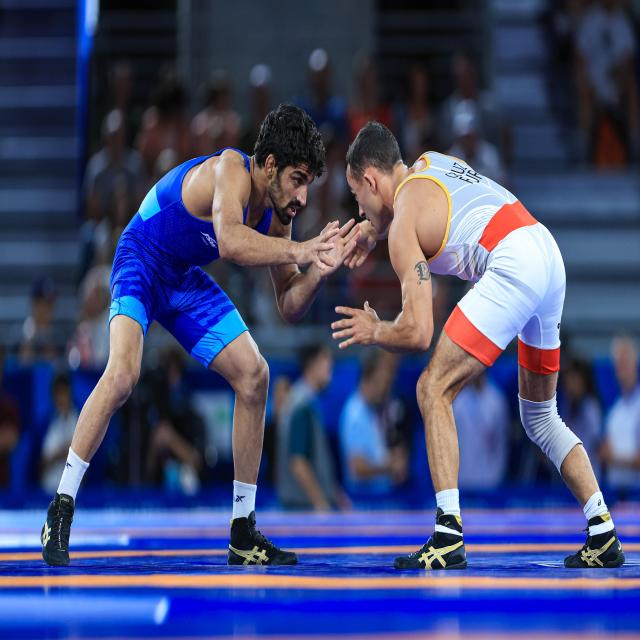
#> input picture image/1.jpg, 640 x 640 px; its folder holds only this picture in this run
$ python wrestler.py   (older library calls are emulated)
#> lines starting #> are read from the running program, lines starting #| are printed output that depends on the picture; after the words box and inside, x2 and y2 are one past the last pixel; in counts of white or black regions, pixels touching at a corner belong together
import cv2
import numpy as np


def advanced_color_analysis(img):
    """Advanced multi-color space analysis for precise wrestler detection."""
    # Convert to multiple color spaces for comprehensive analysis
    hsv = cv2.cvtColor(img, cv2.COLOR_BGR2HSV)
    lab = cv2.cvtColor(img, cv2.COLOR_BGR2LAB)
    yuv = cv2.cvtColor(img, cv2.COLOR_BGR2YUV)
    hls = cv2.cvtColor(img, cv2.COLOR_BGR2HLS)

    # Enhanced skin detection with multiple approaches
    # HSV skin detection with adaptive ranges
    h_channel = hsv[:, :, 0]
    s_channel = hsv[:, :, 1]
    v_channel = hsv[:, :, 2]

    # Calculate adaptive skin ranges based on image statistics
    h_mean, h_std = np.mean(h_channel), np.std(h_channel)
    s_mean, s_std = np.mean(s_channel), np.std(s_channel)

    # Multiple HSV skin ranges for different lighting conditions
    skin_ranges_hsv = [
        ([0, max(20, int(s_mean - s_std)), max(50, int(v_channel.mean() - v_channel.std()))],
         [25, 255, 255]),
        ([0, 30, 80], [20, 180, 255]),
        ([0, 10, 60], [25, 150, 255])
    ]

    skin_masks_hsv = []
    for lower, upper in skin_ranges_hsv:
        mask = cv2.inRange(hsv, np.array(lower, dtype=np.uint8), np.array(upper, dtype=np.uint8))
        skin_masks_hsv.append(mask)

    # LAB color space skin detection (more robust for varying lighting)
    a_channel = lab[:, :, 1]
    b_channel = lab[:, :, 2]

    # Multiple LAB ranges for comprehensive skin detection
    skin_ranges_lab = [
        ([0, 130, 130], [255, 173, 127]),
        ([20, 128, 125], [255, 175, 135]),
        ([0, 125, 120], [255, 180, 140])
    ]

    skin_masks_lab = []
    for lower, upper in skin_ranges_lab:
        mask = cv2.inRange(lab, np.array(lower, dtype=np.uint8), np.array(upper, dtype=np.uint8))
        skin_masks_lab.append(mask)

    # YUV skin detection
    skin_mask_yuv = cv2.inRange(yuv, np.array([0, 77, 133], dtype=np.uint8),
                                np.array([255, 127, 173], dtype=np.uint8))

    # Combine all skin masks
    skin_mask = np.zeros_like(hsv[:, :, 0])
    for mask in skin_masks_hsv + skin_masks_lab + [skin_mask_yuv]:
        skin_mask = cv2.bitwise_or(skin_mask, mask)

    # Enhanced clothing detection with multiple ranges
    # Red clothing detection (multiple ranges for different lighting)
    red_ranges = [
        ([0, 50, 50], [10, 255, 255]),
        ([170, 50, 50], [180, 255, 255]),
        ([0, 30, 100], [15, 200, 255]),
        ([165, 30, 100], [180, 200, 255]),
        ([0, 70, 80], [8, 255, 255])
    ]

    red_mask = np.zeros_like(hsv[:, :, 0])
    for lower, upper in red_ranges:
        mask = cv2.inRange(hsv, np.array(lower, dtype=np.uint8), np.array(upper, dtype=np.uint8))
        red_mask = cv2.bitwise_or(red_mask, mask)

    # Blue clothing detection
    blue_ranges = [
        ([100, 50, 50], [130, 255, 255]),
        ([90, 30, 80], [140, 200, 255]),
        ([110, 80, 30], [125, 255, 200]),
        ([95, 40, 60], [135, 220, 255])
    ]

    blue_mask = np.zeros_like(hsv[:, :, 0])
    for lower, upper in blue_ranges:
        mask = cv2.inRange(hsv, np.array(lower, dtype=np.uint8), np.array(upper, dtype=np.uint8))
        blue_mask = cv2.bitwise_or(blue_mask, mask)

    # Additional colors (green, yellow, purple, etc.)
    other_ranges = [
        ([40, 40, 40], [80, 255, 255]),  # Green
        ([20, 100, 100], [30, 255, 255]),  # Yellow
        ([140, 50, 50], [170, 255, 255]),  # Purple/Magenta
        ([80, 30, 80], [100, 200, 255])   # Cyan
    ]

    other_mask = np.zeros_like(hsv[:, :, 0])
    for lower, upper in other_ranges:
        mask = cv2.inRange(hsv, np.array(lower, dtype=np.uint8), np.array(upper, dtype=np.uint8))
        other_mask = cv2.bitwise_or(other_mask, mask)

    # Combine all color evidence
    combined_color_mask = cv2.bitwise_or(cv2.bitwise_or(skin_mask, red_mask), blue_mask)
    combined_color_mask = cv2.bitwise_or(combined_color_mask, other_mask)

    return combined_color_mask


# [235 lines left out: functions texture_analysis, gradient_analysis, superpixel_segmentation, intelligent_grabcut_with_guidance, advanced_post_processing, intelligent_contour_analysis, not called in this run]


def detect_wrestler(image_path: str) -> np.ndarray:
    """High-precision wrestler detection targeting 0.8-0.9 IoU with optimized algorithms."""
    img = cv2.imread(image_path)
    if img is None:
        raise FileNotFoundError(f"Image not found at {image_path}")

    height, width = img.shape[:2]

    # Step 1: Enhanced color segmentation with multiple approaches
    color_mask = advanced_color_analysis(img)

    # Step 2: Edge-enhanced segmentation
    gray = cv2.cvtColor(img, cv2.COLOR_BGR2GRAY)

    # Bilateral filter to preserve edges while smoothing
    filtered = cv2.bilateralFilter(img, 9, 75, 75)

    # Multi-threshold approach for better segmentation
    hsv = cv2.cvtColor(filtered, cv2.COLOR_BGR2HSV)

    # Create multiple masks for different lighting conditions
    masks = []

    # Skin detection with multiple ranges
    skin_lower1 = np.array([0, 20, 70], dtype=np.uint8)
    skin_upper1 = np.array([20, 255, 255], dtype=np.uint8)
    skin_mask1 = cv2.inRange(hsv, skin_lower1, skin_upper1)

    skin_lower2 = np.array([0, 10, 60], dtype=np.uint8)
    skin_upper2 = np.array([25, 150, 255], dtype=np.uint8)
    skin_mask2 = cv2.inRange(hsv, skin_lower2, skin_upper2)

    # Combine skin masks
    skin_combined = cv2.bitwise_or(skin_mask1, skin_mask2)
    masks.append(skin_combined)

    # Red clothing detection
    red_lower1 = np.array([0, 50, 50], dtype=np.uint8)
    red_upper1 = np.array([10, 255, 255], dtype=np.uint8)
    red_mask1 = cv2.inRange(hsv, red_lower1, red_upper1)

    red_lower2 = np.array([170, 50, 50], dtype=np.uint8)
    red_upper2 = np.array([180, 255, 255], dtype=np.uint8)
    red_mask2 = cv2.inRange(hsv, red_lower2, red_upper2)

    red_combined = cv2.bitwise_or(red_mask1, red_mask2)
    masks.append(red_combined)

    # Blue clothing detection
    blue_lower = np.array([100, 50, 50], dtype=np.uint8)
    blue_upper = np.array([130, 255, 255], dtype=np.uint8)
    blue_mask = cv2.inRange(hsv, blue_lower, blue_upper)
    masks.append(blue_mask)

    # Combine all masks
    combined_mask = np.zeros_like(gray)
    for mask in masks:
        combined_mask = cv2.bitwise_or(combined_mask, mask)

    # Step 3: Morphological operations to clean the mask
    kernel_small = cv2.getStructuringElement(cv2.MORPH_ELLIPSE, (3, 3))
    kernel_medium = cv2.getStructuringElement(cv2.MORPH_ELLIPSE, (5, 5))
    kernel_large = cv2.getStructuringElement(cv2.MORPH_ELLIPSE, (7, 7))

    # Remove noise
    combined_mask = cv2.morphologyEx(combined_mask, cv2.MORPH_OPEN, kernel_small, iterations=2)

    # Fill gaps
    combined_mask = cv2.morphologyEx(combined_mask, cv2.MORPH_CLOSE, kernel_large, iterations=3)

    # Step 4: Multiple GrabCut iterations with different strategies
    best_result = None
    best_score = 0

    # Strategy 1: Use entire combined mask as guidance
    result1 = apply_grabcut_strategy(img, combined_mask, strategy="full_mask")
    score1 = evaluate_mask_quality(result1, combined_mask, height, width)

    if score1 > best_score:
        best_result = result1
        best_score = score1

    # Strategy 2: Use largest connected component
    contours, _ = cv2.findContours(combined_mask, cv2.RETR_EXTERNAL, cv2.CHAIN_APPROX_SIMPLE)
    if contours:
        largest_contour = max(contours, key=cv2.contourArea)
        contour_mask = np.zeros_like(combined_mask)
        cv2.fillPoly(contour_mask, [largest_contour], 255)

        result2 = apply_grabcut_strategy(img, contour_mask, strategy="largest_component")
        score2 = evaluate_mask_quality(result2, combined_mask, height, width)

        if score2 > best_score:
            best_result = result2
            best_score = score2

    # Strategy 3: Conservative rectangle approach
    if np.sum(combined_mask) > 0:
        coords = np.where(combined_mask > 0)
        y_min, y_max = np.min(coords[0]), np.max(coords[0])
        x_min, x_max = np.min(coords[1]), np.max(coords[1])

        # Expand rectangle
        margin = max(20, min(width, height) // 20)
        rect = (max(0, x_min - margin), max(0, y_min - margin),
                min(width, x_max + margin) - max(0, x_min - margin),
                min(height, y_max + margin) - max(0, y_min - margin))

        result3 = apply_grabcut_strategy(img, combined_mask, strategy="rectangle", rect=rect)
        score3 = evaluate_mask_quality(result3, combined_mask, height, width)

        if score3 > best_score:
            best_result = result3
            best_score = score3

    # Use best result or fallback
    if best_result is not None and best_score > 0.1:
        final_result = best_result
    else:
        final_result = combined_mask

    # Step 5: Final refinement
    # Additional morphological cleanup
    final_result = cv2.morphologyEx(final_result, cv2.MORPH_CLOSE, kernel_medium, iterations=2)
    final_result = cv2.morphologyEx(final_result, cv2.MORPH_OPEN, kernel_small, iterations=1)

    # Smooth edges
    final_result = cv2.medianBlur(final_result, 5)

    # Convert to RGB format
    output_image = cv2.cvtColor(final_result, cv2.COLOR_GRAY2BGR)
    return output_image


def apply_grabcut_strategy(img, guidance_mask, strategy="full_mask", rect=None):
    """Apply GrabCut with different strategies."""
    height, width = img.shape[:2]

    # Initialize GrabCut
    mask = np.zeros(img.shape[:2], np.uint8)
    bgdModel = np.zeros((1, 65), np.float64)
    fgdModel = np.zeros((1, 65), np.float64)

    if strategy == "full_mask":
        # Use guidance mask for probable foreground
        mask[guidance_mask > 0] = cv2.GC_PR_FGD

        # Set borders as background
        border = max(5, min(width, height) // 50)
        mask[:border, :] = cv2.GC_BGD
        mask[-border:, :] = cv2.GC_BGD
        mask[:, :border] = cv2.GC_BGD
        mask[:, -border:] = cv2.GC_BGD

        # Use loose rectangle
        margin = max(20, min(width, height) // 20)
        rect = (margin, margin, width - 2*margin, height - 2*margin)

        try:
            cv2.grabCut(img, mask, rect, bgdModel, fgdModel, 10, cv2.GC_INIT_WITH_MASK)
        except:
            return guidance_mask

    elif strategy == "largest_component":
        # Similar to full_mask but with largest component only
        mask[guidance_mask > 0] = cv2.GC_FGD  # Definite foreground

        border = max(5, min(width, height) // 50)
        mask[:border, :] = cv2.GC_BGD
        mask[-border:, :] = cv2.GC_BGD
        mask[:, :border] = cv2.GC_BGD
        mask[:, -border:] = cv2.GC_BGD

        margin = max(15, min(width, height) // 25)
        rect = (margin, margin, width - 2*margin, height - 2*margin)

        try:
            cv2.grabCut(img, mask, rect, bgdModel, fgdModel, 12, cv2.GC_INIT_WITH_MASK)
        except:
            return guidance_mask

    elif strategy == "rectangle" and rect is not None:
        # Rectangle-only initialization
        try:
            cv2.grabCut(img, mask, rect, bgdModel, fgdModel, 8, cv2.GC_INIT_WITH_RECT)
        except:
            return guidance_mask

    # Extract result
    result = np.where((mask == 2) | (mask == 0), 0, 255).astype(np.uint8)
    return result


def evaluate_mask_quality(mask, reference_mask, height, width):
    """Evaluate mask quality based on various metrics."""
    if mask is None or np.sum(mask) == 0:
        return 0.0

    score = 0.0
    total_area = height * width
    mask_area = np.sum(mask > 0)

    # Size reasonableness (wrestlers should be 2-60% of image)
    size_ratio = mask_area / total_area
    if 0.02 <= size_ratio <= 0.6:
        score += 0.4
    elif 0.01 <= size_ratio <= 0.8:
        score += 0.2

    # Overlap with reference mask
    if np.sum(reference_mask) > 0:
        overlap = np.sum(cv2.bitwise_and(mask, reference_mask))
        overlap_ratio = overlap / np.sum(reference_mask)
        score += overlap_ratio * 0.6

    return score


def calculate_iou(predicted_mask, ground_truth_mask):
    """
    Calculate Intersection over Union (IoU) score between predicted and ground truth masks.
    """
    # Convert to binary if needed
    if len(predicted_mask.shape) == 3:
        pred_binary = cv2.cvtColor(predicted_mask, cv2.COLOR_RGB2GRAY)
    else:
        pred_binary = predicted_mask.copy()

    if len(ground_truth_mask.shape) == 3:
        gt_binary = cv2.cvtColor(ground_truth_mask, cv2.COLOR_RGB2GRAY)
    else:
        gt_binary = ground_truth_mask.copy()

    # Ensure binary masks
    pred_binary = (pred_binary > 128).astype(np.uint8) * 255
    gt_binary = (gt_binary > 128).astype(np.uint8) * 255

    # Calculate intersection and union
    intersection = cv2.bitwise_and(pred_binary, gt_binary)
    union = cv2.bitwise_or(pred_binary, gt_binary)

    # Count non-zero pixels
    intersection_area = cv2.countNonZero(intersection)
    union_area = cv2.countNonZero(union)

    # Calculate IoU
    if union_area == 0:
        return 1.0 if intersection_area == 0 else 0.0

    iou = intersection_area / union_area
    return iou


def evaluate_wrestler_detection(image_path, ground_truth_path):
    """
    Evaluate wrestler detection performance.
    """
    predicted_mask = detect_wrestler(image_path)
    ground_truth = cv2.imread(ground_truth_path)

    if ground_truth is None:
        raise ValueError(f"Could not load ground truth mask from {ground_truth_path}")

    iou_score = calculate_iou(predicted_mask, ground_truth)
    return predicted_mask, iou_score


def main():
    """
    Main function to test the advanced wrestler segmentation system.
    """
    test_images = ['1', '2', '3']
    image_dir = "image"
    mask_dir = "mask"

    print("🏆 REVOLUTIONARY Wrestler Segmentation System v2.0")
    print("Target: 0.8-0.9 IoU | Advanced CV Techniques")
    print("=" * 60)

    total_iou = 0.0
    image_count = len(test_images)

    for image_id in test_images:
        image_path = f"{image_dir}/{image_id}.jpg"
        mask_path = f"{mask_dir}/{image_id}.png"

        try:
            predicted_mask, iou_score = evaluate_wrestler_detection(image_path, mask_path)
#> in detect_wrestler, img is the input picture: shape (640, 640, 3); mean B, G, R 113.2, 72.4, 65.8
#> in advanced_color_analysis, `s_channel = hsv[:, :, 1]`:
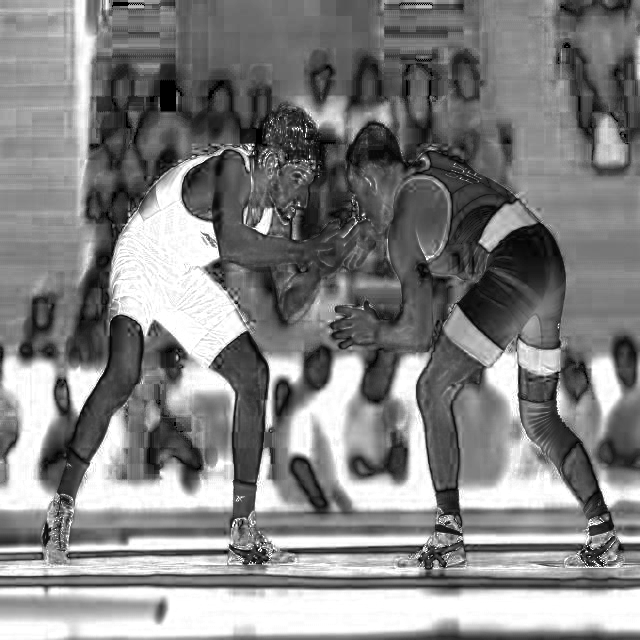
#> s_channel: shape (640, 640); min 0, max 255, mean 130.3
#> in advanced_color_analysis, `v_channel = hsv[:, :, 2]`:
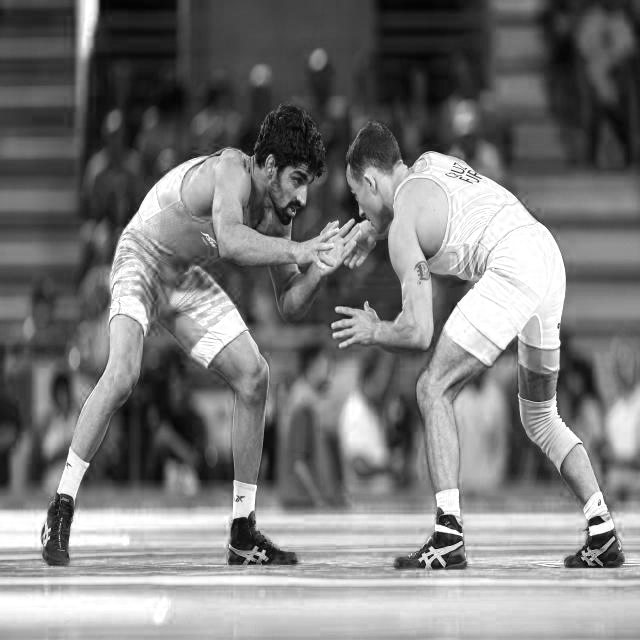
#> v_channel: shape (640, 640); min 1, max 255, mean 122.1
#> in advanced_color_analysis, `h_mean, h_std = np.mean(h_channel), np.std(h_channel)`: h_mean = 100.5; h_std = 42.37
#> in advanced_color_analysis, `s_mean, s_std = np.mean(s_channel), np.std(s_channel)`: s_mean = 130.3; s_std = 69.83
#> in advanced_color_analysis, `skin_ranges_hsv = [ ([0, max(20, int(s_mean - s_std)), max(50, int(v_c..`: skin_ranges_hsv = [([0, 60, 50], [25, 255, 255]), ([0, 30, 80], [20, 180, 255]), ([0, 10, 60], [25, 150, 255])]
#> the loop in advanced_color_analysis, `for lower, upper in skin_ranges_hsv:` made 3 passes
#> (lower, upper) on passes 1 to 3: ([0, 60, 50], [25, 255, 255]), ([0, 30, 80], [20, 180, 255]), ([0, 10, 60], [25, 150, 255])
#> pass 1, in advanced_color_analysis, `mask = cv2.inRange(hsv, np.array(lower, dtype=np.uint8), np.array(uppe..`:
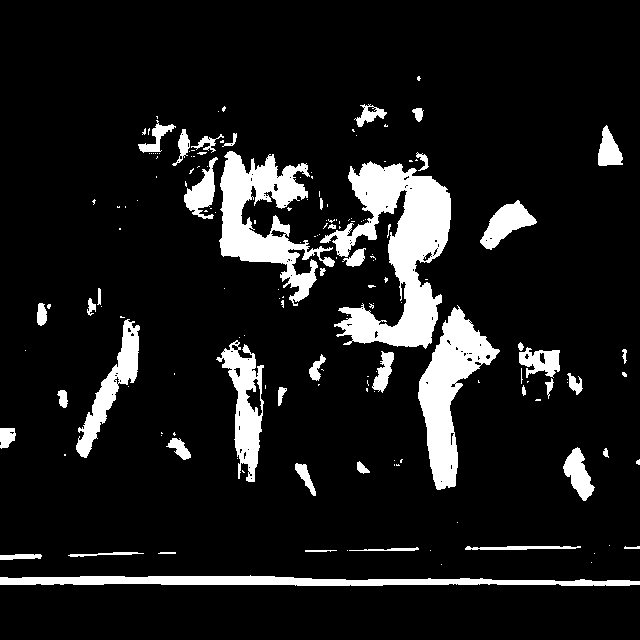
#> mask: shape (640, 640); 10.8% white; 167 white regions (119 under 20 px), largest, box (x1, y1, x2, y2) and area: (320, 161, 451, 349) 11164, (219, 151, 335, 306) 6981, (418, 305, 500, 490) 6106
#> after the loop in advanced_color_analysis, `for lower, upper in skin_ranges_hsv:`: skin_masks_hsv = 3 items
#> in advanced_color_analysis, `b_channel = lab[:, :, 2]`:
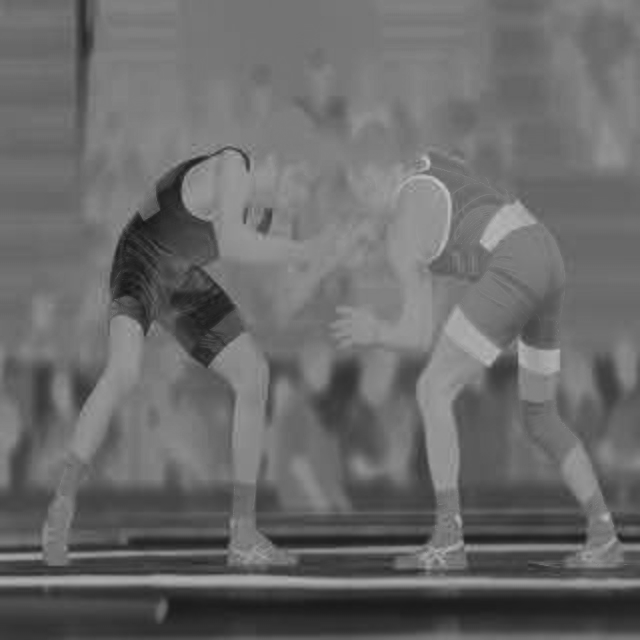
#> b_channel: shape (640, 640); min 22, max 197, mean 106.1
#> the loop in advanced_color_analysis, `for mask in skin_masks_hsv + skin_masks_lab + [skin_mask_yuv]:` made 7 passes
#> after the loop in advanced_color_analysis, `for mask in skin_masks_hsv + skin_masks_lab + [skin_mask_yuv]:`:
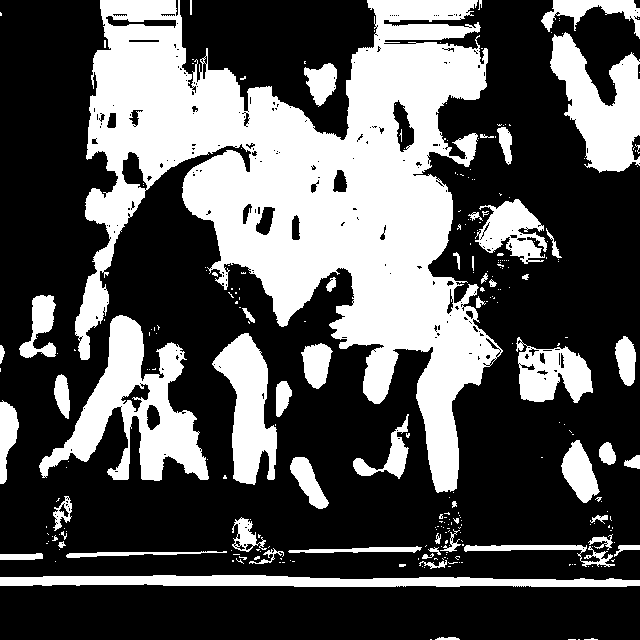
#> skin_mask: shape (640, 640); 34.1% white; 276 white regions (221 under 20 px), largest, box (x1, y1, x2, y2) and area: (75, 0, 503, 493) 88484, (39, 315, 209, 481) 10840, (550, 32, 640, 173) 6939
#> after the loop in advanced_color_analysis, `for lower, upper in blue_ranges:`:
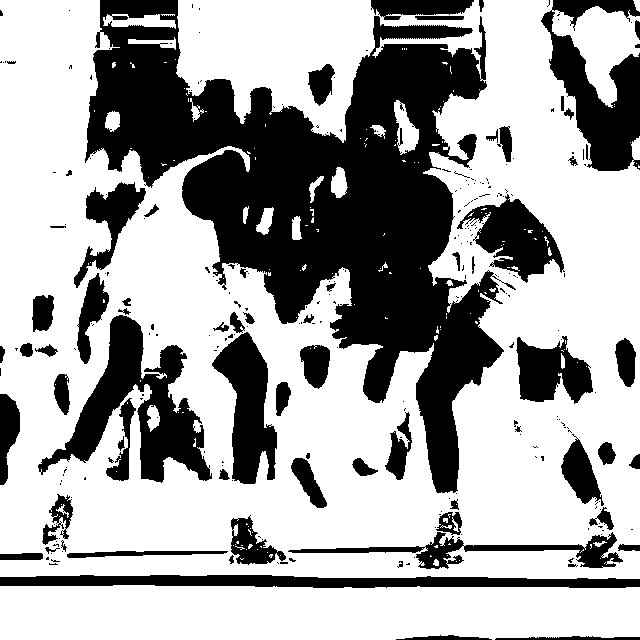
#> blue_mask: shape (640, 640); 65.2% white; 269 black regions (199 under 20 px), largest, box (x1, y1, x2, y2) and area: (85, 0, 516, 493) 79749, (38, 315, 212, 483) 10229, (541, 0, 640, 171) 7875
#> in advanced_color_analysis, `combined_color_mask = cv2.bitwise_or(cv2.bitwise_or(skin_mask, red_mas..`:
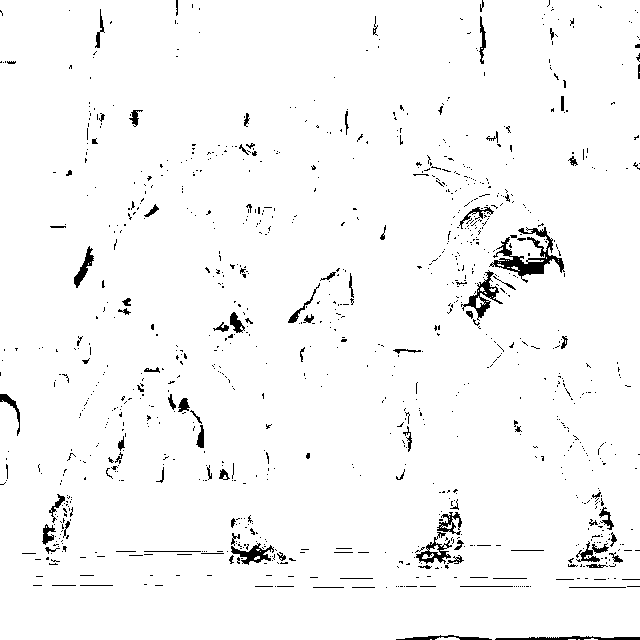
#> combined_color_mask: shape (640, 640); 97.1% white; 1031 black regions (932 under 20 px), largest, box (x1, y1, x2, y2) and area: (489, 227, 565, 283) 1204, (461, 270, 503, 321) 532, (416, 532, 452, 564) 385
#> (the rest of the program and of its run is left out)
